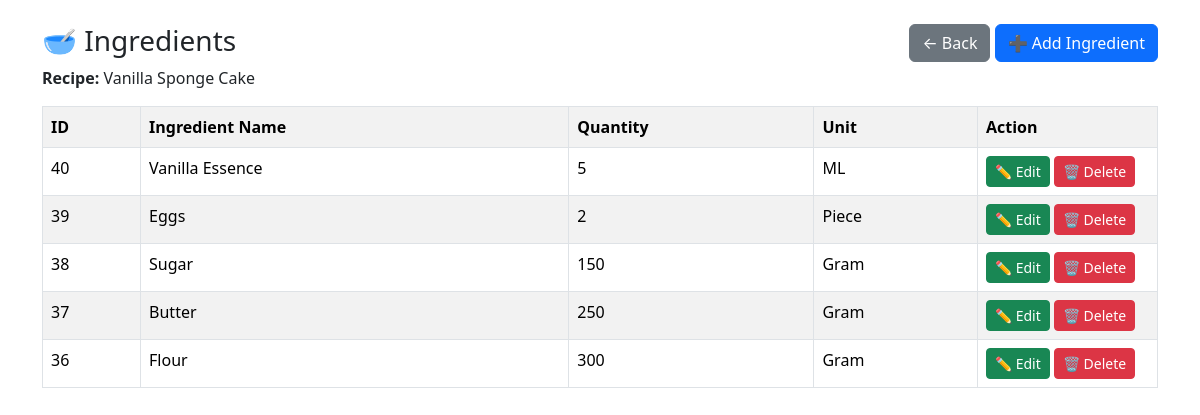
The page /ingredients.php?id=6 on the database its author committed.
### tables this page shows
CREATE TABLE `recipe` (
  `id` int(8) NOT NULL,
  `category_id` int(8) NOT NULL,
  `name` varchar(100) NOT NULL,
  `serve` int(8) NOT NULL
);

CREATE TABLE `materials` (
  `id` int(8) NOT NULL,
  `recipe_id` int(8) NOT NULL,
  `name` varchar(50) NOT NULL,
  `qty` varchar(60) NOT NULL,
  `unit` varchar(30) NOT NULL
);

### ingredients.php (the view, shortened to what this page needs)
<?php
include 'config.php';
$recipe_id = $_GET['id'];
$recipe = mysqli_fetch_assoc(
    mysqli_query($conn,"SELECT * FROM recipe WHERE id='$recipe_id'")
);
?>
<!DOCTYPE html>
<html>
<head>
<link href="https://cdn.jsdelivr.net/npm/bootstrap@5.3.3/dist/css/bootstrap.min.css" rel="stylesheet">
</head>
<body>
<div class="container mt-4">
    <div class="d-flex justify-content-between mb-3">
        <div>
            <h3>🥣 Ingredients</h3>
            <strong>Recipe:</strong>
            <?php echo $recipe['name']; ?>
        </div>
        <div>
            <a href="recipe.php" class="btn btn-secondary">
                ← Back
            </a>
            <button class="btn btn-primary"
                    data-bs-toggle="modal"
                    data-bs-target="#addModal">
                ➕ Add Ingredient
            </button>
        </div>
    </div>
    <table class="table table-bordered table-striped">
        <tr>
            <th>ID</th>
            <th>Ingredient Name</th>
            <th>Quantity</th>
            <th>Unit</th>
            <th width="180">Action</th>
        </tr>
        <?php
        $result = mysqli_query($conn,"SELECT * FROM materials WHERE recipe_id='$recipe_id' ORDER BY id DESC");
        while($row=mysqli_fetch_assoc($result)){
        ?>
        <tr>
            <td><?php echo $row['id']; ?></td>
            <td><?php echo $row['name']; ?></td>
            <td><?php echo $row['qty']; ?></td>
            <td><?php echo $row['unit']; ?></td>
            <td>
                <button class="btn btn-success btn-sm"
                        data-bs-toggle="modal"
                        data-bs-target="#edit<?php echo $row['id']; ?>">
                    ✏ Edit
                </button>
                <a href="?id=<?php echo $recipe_id; ?>&delete=<?php echo $row['id']; ?>"
                   class="btn btn-danger btn-sm"
                   onclick="return confirm('Delete Ingredient?')">
                    🗑 Delete
                </a>
            </td>
        </tr>
        <?php } ?>
    </table>
</div>
</body>
</html>

### rows shown on the page
recipe: name "Vanilla Sponge Cake"
materials: id "40", name "Vanilla Essence", qty "5", unit "ML"
materials: id "39", name "Eggs", qty "2", unit "Piece"
materials: id "38", name "Sugar", qty "150", unit "Gram"
materials: id "37", name "Butter", qty "250", unit "Gram"
materials: id "36", name "Flour", qty "300", unit "Gram"
